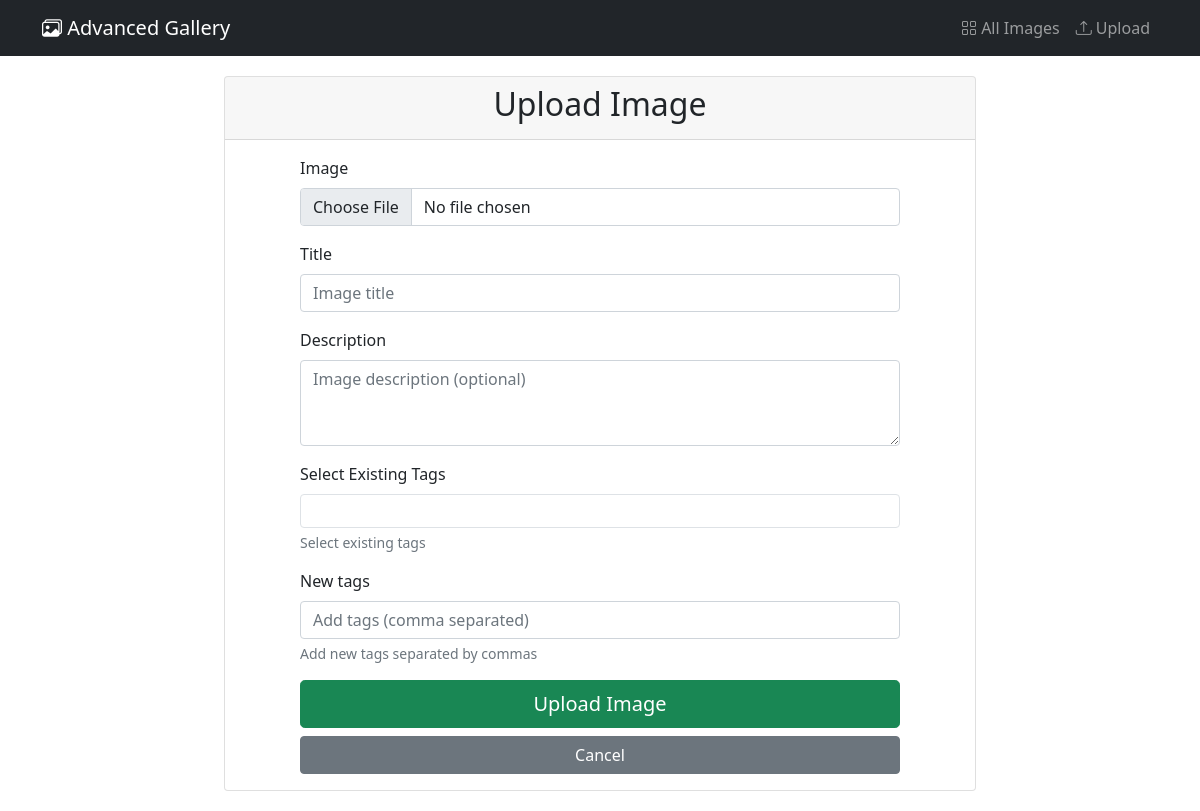
Before: /upload/ with the older database file.
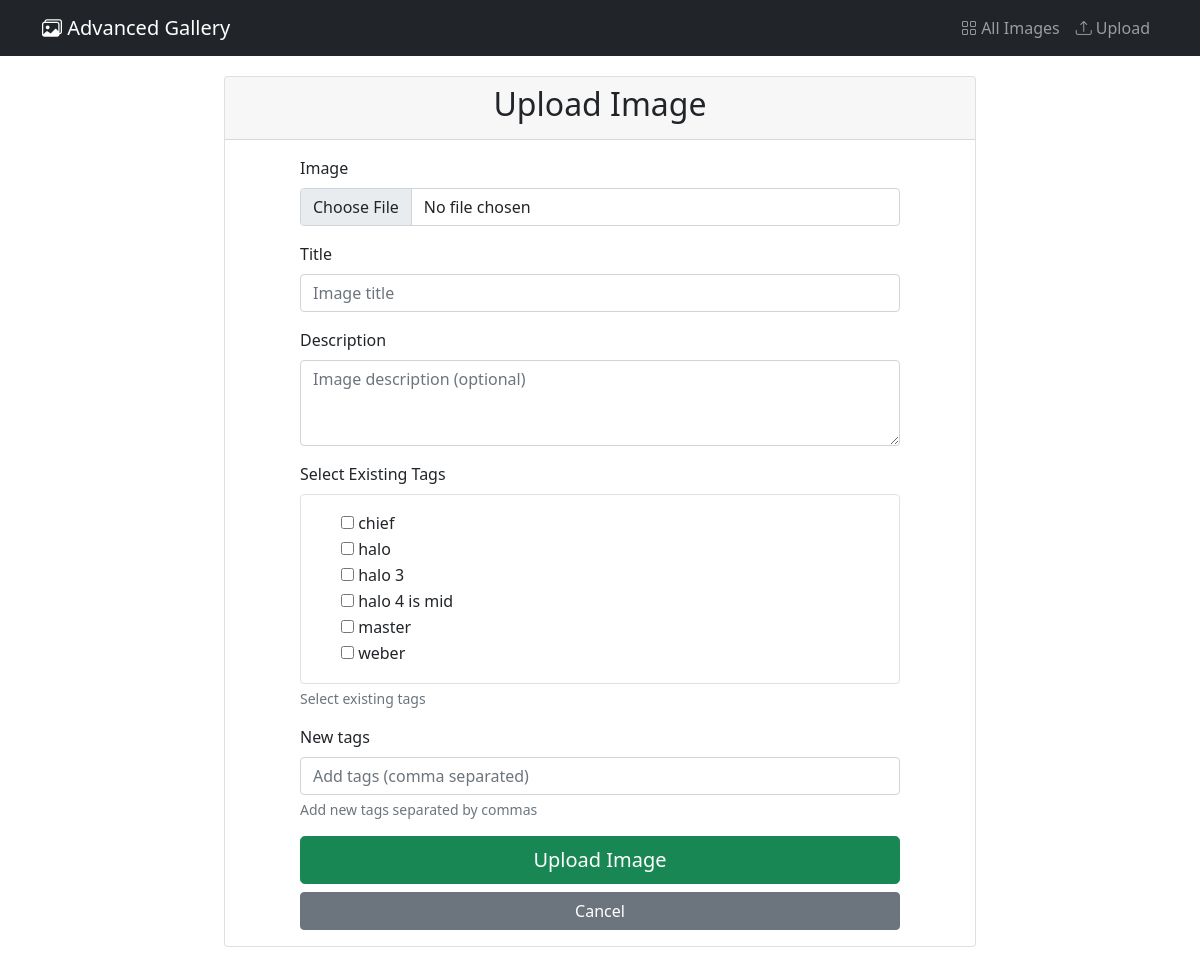
After: the same page with the newer database file.
### gallery/models.py (models this page shows)
class Tag(models.Model):
    name = models.CharField(max_length=50, unique=True)
    created_at = models.DateTimeField(auto_now_add=True)
    def __str__(self):
        return self.name
    class Meta:
        ordering = ['name']

### gallery/views.py (the view, shortened to what this page needs)
# urls.py: path('upload/', ImageCreateView.as_view(), name='image_upload'),
class ImageCreateView(CreateView):
    model = Image
    form_class = ImageUploadForm
    template_name = 'gallery/upload.html'
    success_url = reverse_lazy('image_list')
    def get_context_data(self, **kwargs):
        context = super().get_context_data(**kwargs)
        context['all_tags'] = Tag.objects.all()
        return context

### gallery/forms.py
class ImageUploadForm(forms.ModelForm):
    new_tags = forms.CharField(
        required=False,
        max_length=200,
        widget=forms.TextInput(attrs={
            'class': 'form-control',
            'placeholder': 'Add tags (comma separated)'
        }),
        help_text="Add new tags separated by commas"
    )
    existing_tags = forms.ModelMultipleChoiceField(
        required=False,
        queryset=Tag.objects.all(),
        widget=forms.CheckboxSelectMultiple,
        help_text="Select existing tags"
    )
    class Meta:
        model = Image
        fields = ['image', 'title', 'description']
        widgets = {
            'title': forms.TextInput(attrs={
                'class': 'form-control',
                'placeholder': 'Image title'
            }),
            'description': forms.Textarea(attrs={
                'class': 'form-control',
                'placeholder': 'Image description (optional)',
                'rows': 3
            }),
            'image': forms.FileInput(attrs={
                'class': 'form-control'
            })
        }

### gallery/templates/gallery/upload.html (shortened to what this page needs)
{% extends 'gallery/base.html' %}
{% block content %}
<div class="row justify-content-center">
    <div class="col-md-8">
        <div class="card">
            <div class="card-header">
                <h2 class="text-center">Upload Image</h2>
            </div>
            <div class="card-body">
                <form method="post" enctype="multipart/form-data" class="upload-form">
                    {% for field in form %}
                        {% if field.name != 'existing_tags' and field.name != 'new_tags' %}
                        <div class="mb-3">
                            <label for="{{ field.id_for_label }}" class="form-label">
                                {{ field.label }}
                            </label>
                            {{ field }}
                        </div>
                        {% endif %}
                    {% endfor %}
                    <div class="mb-3">
                        <label class="form-label">Select Existing Tags</label>
                        <div class="border p-3 rounded">
                            {% for checkbox in form.existing_tags %}
                            <div class="form-check">
                                {{ checkbox.tag }}
                                <label class="form-check-label" for="{{ checkbox.id_for_label }}">
                                    {{ checkbox.choice_label }}
                                </label>
                            </div>
                            {% endfor %}
                        </div>
                        <div class="form-text">{{ form.existing_tags.help_text }}</div>
                    </div>
                    <div class="mb-3">
                        <label for="{{ form.new_tags.id_for_label }}" class="form-label">
                            {{ form.new_tags.label }}
                        </label>
                        {{ form.new_tags }}
                        <div class="form-text">{{ form.new_tags.help_text }}</div>
                    </div>
                    <div class="d-grid gap-2">
                        <button type="submit" class="btn btn-success btn-lg">Upload Image</button>
                        <a href="{% url 'image_list' %}" class="btn btn-secondary">Cancel</a>
                    </div>
                </form>
            </div>
        </div>
    </div>
</div>
{% endblock %}

Changed rows visible on the page:
added Tag: choice_label "chief"
added Tag: choice_label "halo"
added Tag: choice_label "halo 3"
added Tag: choice_label "halo 4 is mid"
added Tag: choice_label "master"
added Tag: choice_label "weber"
